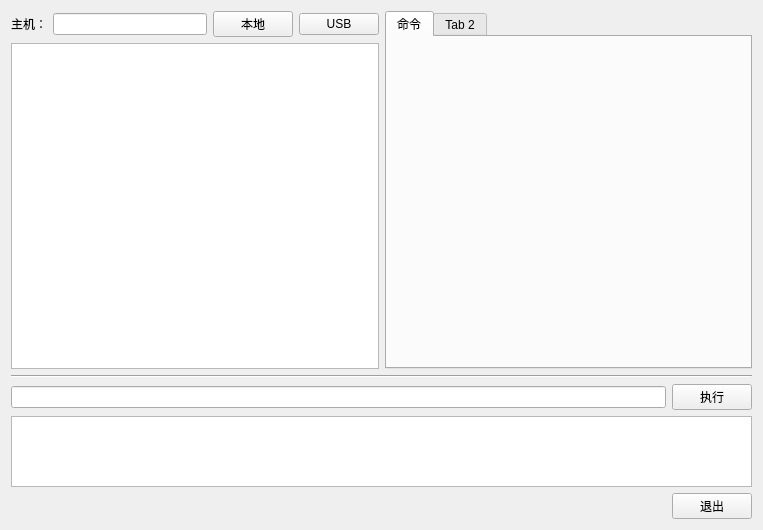
<?xml version="1.0" encoding="UTF-8"?>
<ui version="4.0">
 <class>Form</class>
 <widget class="QWidget" name="Form">
  <property name="geometry">
   <rect>
    <x>0</x>
    <y>0</y>
    <width>763</width>
    <height>530</height>
   </rect>
  </property>
  <property name="windowTitle">
   <string>Form</string>
  </property>
  <layout class="QVBoxLayout" name="verticalLayout" stretch="5,0,0,1,0">
   <item>
    <widget class="QWidget" name="widget" native="true">
     <layout class="QHBoxLayout" name="horizontalLayout_3" stretch="1,1">
      <property name="margin">
       <number>0</number>
      </property>
      <item>
       <widget class="QWidget" name="widget_4" native="true">
        <layout class="QVBoxLayout" name="verticalLayout_2">
         <property name="margin">
          <number>0</number>
         </property>
         <item>
          <widget class="QWidget" name="widget_5" native="true">
           <layout class="QHBoxLayout" name="horizontalLayout_4">
            <property name="margin">
             <number>0</number>
            </property>
            <item>
             <widget class="QLabel" name="label">
              <property name="text">
               <string>主机：</string>
              </property>
             </widget>
            </item>
            <item>
             <widget class="QLineEdit" name="lineEdit_2">
              <property name="minimumSize">
               <size>
                <width>120</width>
                <height>0</height>
               </size>
              </property>
             </widget>
            </item>
            <item>
             <widget class="QPushButton" name="pushButton_3">
              <property name="text">
               <string>本地</string>
              </property>
             </widget>
            </item>
            <item>
             <widget class="QPushButton" name="pushButton_4">
              <property name="text">
               <string>USB</string>
              </property>
             </widget>
            </item>
           </layout>
          </widget>
         </item>
         <item>
          <widget class="QTreeView" name="treeView"/>
         </item>
        </layout>
       </widget>
      </item>
      <item>
       <widget class="QTabWidget" name="tabWidget">
        <widget class="QWidget" name="tab">
         <attribute name="title">
          <string>命令</string>
         </attribute>
        </widget>
        <widget class="QWidget" name="tab_2">
         <attribute name="title">
          <string>Tab 2</string>
         </attribute>
        </widget>
       </widget>
      </item>
     </layout>
    </widget>
   </item>
   <item>
    <widget class="Line" name="line">
     <property name="orientation">
      <enum>Qt::Horizontal</enum>
     </property>
    </widget>
   </item>
   <item>
    <widget class="QWidget" name="widget_2" native="true">
     <layout class="QHBoxLayout" name="horizontalLayout_2">
      <property name="margin">
       <number>0</number>
      </property>
      <item>
       <widget class="QLineEdit" name="lineEdit"/>
      </item>
      <item>
       <widget class="QPushButton" name="pushButton">
        <property name="text">
         <string>执行</string>
        </property>
       </widget>
      </item>
     </layout>
    </widget>
   </item>
   <item>
    <widget class="QTextEdit" name="textEdit"/>
   </item>
   <item>
    <widget class="QWidget" name="widget_3" native="true">
     <layout class="QHBoxLayout" name="horizontalLayout">
      <property name="margin">
       <number>0</number>
      </property>
      <item>
       <spacer name="horizontalSpacer">
        <property name="orientation">
         <enum>Qt::Horizontal</enum>
        </property>
        <property name="sizeHint" stdset="0">
         <size>
          <width>583</width>
          <height>20</height>
         </size>
        </property>
       </spacer>
      </item>
      <item>
       <widget class="QPushButton" name="pushButton_2">
        <property name="text">
         <string>退出</string>
        </property>
       </widget>
      </item>
     </layout>
    </widget>
   </item>
  </layout>
 </widget>
 <resources/>
 <connections/>
</ui>
